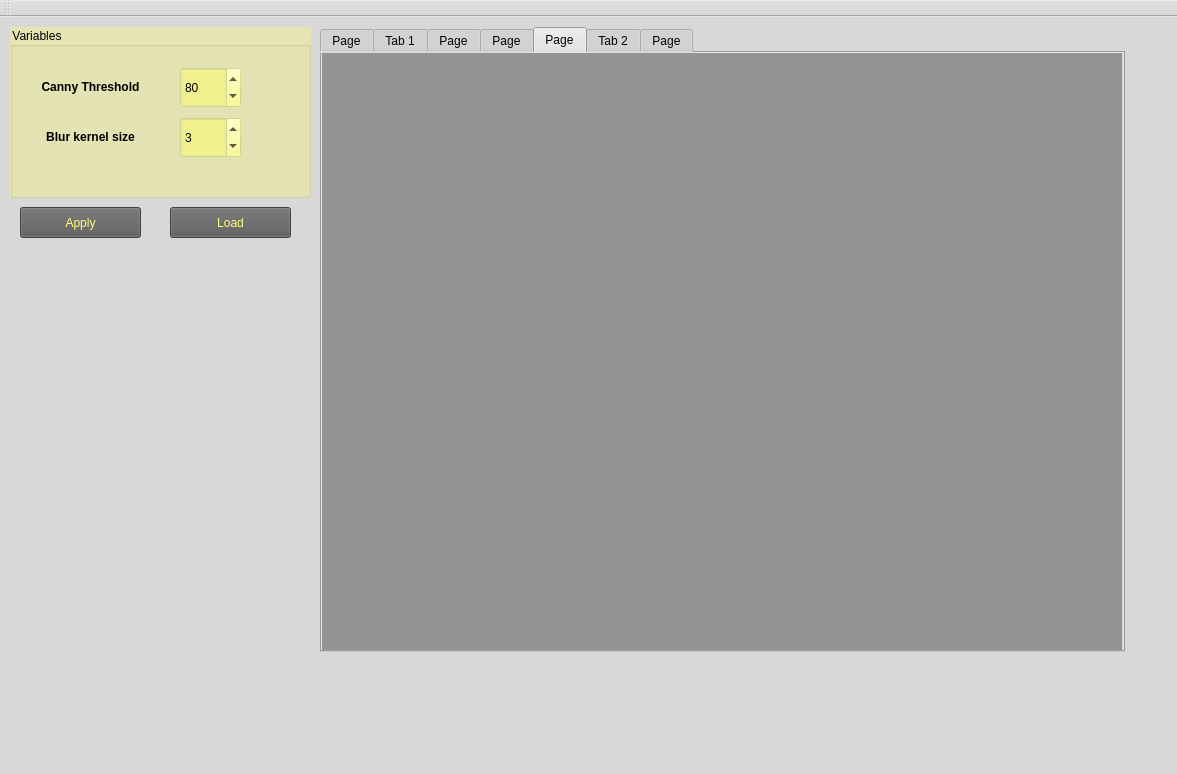
<?xml version="1.0" encoding="UTF-8"?>
<ui version="4.0">
 <class>MainWindow</class>
 <widget class="QMainWindow" name="MainWindow">
  <property name="geometry">
   <rect>
    <x>0</x>
    <y>0</y>
    <width>1177</width>
    <height>774</height>
   </rect>
  </property>
  <property name="windowTitle">
   <string>MainWindow</string>
  </property>
  <property name="styleSheet">
   <string notr="true">background-color: rgb(216, 216, 216);</string>
  </property>
  <widget class="QWidget" name="centralWidget">
   <widget class="QGroupBox" name="groupBox">
    <property name="geometry">
     <rect>
      <x>10</x>
      <y>10</y>
      <width>301</width>
      <height>171</height>
     </rect>
    </property>
    <property name="styleSheet">
     <string notr="true">font: 14pt &quot;Nirmala UI&quot;;
background-color: rgba(249, 249, 124, 100);</string>
    </property>
    <property name="title">
     <string>Variables</string>
    </property>
    <widget class="QLabel" name="label">
     <property name="geometry">
      <rect>
       <x>10</x>
       <y>40</y>
       <width>141</width>
       <height>41</height>
      </rect>
     </property>
     <property name="whatsThis">
      <string>&lt;html&gt;&lt;head/&gt;&lt;body&gt;&lt;p align=&quot;center&quot;&gt;&lt;br/&gt;&lt;/p&gt;&lt;/body&gt;&lt;/html&gt;</string>
     </property>
     <property name="styleSheet">
      <string notr="true">font: 75 11pt &quot;MS Shell Dlg 2&quot;;
background-color: rgba(255, 255, 255, 0);</string>
     </property>
     <property name="text">
      <string>&lt;html&gt;&lt;head/&gt;&lt;body&gt;&lt;p align=&quot;center&quot;&gt;&lt;span style=&quot; font-weight:600;&quot;&gt;Canny Threshold&lt;/span&gt;&lt;/p&gt;&lt;/body&gt;&lt;/html&gt;</string>
     </property>
    </widget>
    <widget class="QSpinBox" name="spinCanny">
     <property name="geometry">
      <rect>
       <x>170</x>
       <y>40</y>
       <width>61</width>
       <height>41</height>
      </rect>
     </property>
     <property name="minimum">
      <number>10</number>
     </property>
     <property name="maximum">
      <number>210</number>
     </property>
     <property name="singleStep">
      <number>10</number>
     </property>
     <property name="value">
      <number>80</number>
     </property>
    </widget>
    <widget class="QLabel" name="label_2">
     <property name="geometry">
      <rect>
       <x>10</x>
       <y>90</y>
       <width>141</width>
       <height>41</height>
      </rect>
     </property>
     <property name="whatsThis">
      <string>&lt;html&gt;&lt;head/&gt;&lt;body&gt;&lt;p align=&quot;center&quot;&gt;&lt;br/&gt;&lt;/p&gt;&lt;/body&gt;&lt;/html&gt;</string>
     </property>
     <property name="styleSheet">
      <string notr="true">font: 75 11pt &quot;MS Shell Dlg 2&quot;;
background-color: rgba(255, 255, 255, 0);</string>
     </property>
     <property name="text">
      <string>&lt;html&gt;&lt;head/&gt;&lt;body&gt;&lt;p align=&quot;center&quot;&gt;&lt;span style=&quot; font-weight:600;&quot;&gt;Blur kernel size&lt;/span&gt;&lt;/p&gt;&lt;/body&gt;&lt;/html&gt;</string>
     </property>
    </widget>
    <widget class="QSpinBox" name="spinKernel">
     <property name="geometry">
      <rect>
       <x>170</x>
       <y>90</y>
       <width>61</width>
       <height>41</height>
      </rect>
     </property>
     <property name="minimum">
      <number>1</number>
     </property>
     <property name="maximum">
      <number>5</number>
     </property>
     <property name="singleStep">
      <number>1</number>
     </property>
     <property name="value">
      <number>3</number>
     </property>
    </widget>
   </widget>
   <widget class="QPushButton" name="applyButton">
    <property name="geometry">
     <rect>
      <x>20</x>
      <y>190</y>
      <width>121</width>
      <height>31</height>
     </rect>
    </property>
    <property name="styleSheet">
     <string notr="true">background-color: rgb(91, 91, 91);
color: rgb(255, 255, 127);</string>
    </property>
    <property name="text">
     <string>Apply</string>
    </property>
   </widget>
   <widget class="QPushButton" name="loadButton">
    <property name="geometry">
     <rect>
      <x>170</x>
      <y>190</y>
      <width>121</width>
      <height>31</height>
     </rect>
    </property>
    <property name="styleSheet">
     <string notr="true">background-color: rgb(91, 91, 91);
color: rgb(255, 255, 127);</string>
    </property>
    <property name="text">
     <string>Load</string>
    </property>
   </widget>
   <widget class="QTabWidget" name="tabWidget">
    <property name="geometry">
     <rect>
      <x>320</x>
      <y>10</y>
      <width>805</width>
      <height>625</height>
     </rect>
    </property>
    <property name="currentIndex">
     <number>4</number>
    </property>
    <widget class="QWidget" name="tabImg">
     <attribute name="title">
      <string>Page</string>
     </attribute>
     <widget class="QLabel" name="labelOriginal">
      <property name="geometry">
       <rect>
        <x>0</x>
        <y>0</y>
        <width>800</width>
        <height>600</height>
       </rect>
      </property>
      <property name="styleSheet">
       <string notr="true">background-color: rgb(148, 148, 148);</string>
      </property>
      <property name="text">
       <string/>
      </property>
     </widget>
    </widget>
    <widget class="QWidget" name="tabPts">
     <attribute name="title">
      <string>Tab 1</string>
     </attribute>
     <widget class="QLabel" name="labelPoints">
      <property name="geometry">
       <rect>
        <x>0</x>
        <y>0</y>
        <width>800</width>
        <height>600</height>
       </rect>
      </property>
      <property name="styleSheet">
       <string notr="true">background-color: rgb(148, 148, 148);</string>
      </property>
      <property name="text">
       <string/>
      </property>
     </widget>
    </widget>
    <widget class="QWidget" name="tabChs">
     <attribute name="title">
      <string>Page</string>
     </attribute>
     <widget class="QLabel" name="labelChars">
      <property name="geometry">
       <rect>
        <x>0</x>
        <y>0</y>
        <width>800</width>
        <height>600</height>
       </rect>
      </property>
      <property name="styleSheet">
       <string notr="true">background-color: rgb(148, 148, 148);</string>
      </property>
      <property name="text">
       <string/>
      </property>
     </widget>
    </widget>
    <widget class="QWidget" name="tabLin">
     <attribute name="title">
      <string>Page</string>
     </attribute>
     <widget class="QLabel" name="labelLines">
      <property name="geometry">
       <rect>
        <x>0</x>
        <y>0</y>
        <width>800</width>
        <height>600</height>
       </rect>
      </property>
      <property name="styleSheet">
       <string notr="true">background-color: rgb(148, 148, 148);</string>
      </property>
      <property name="text">
       <string/>
      </property>
     </widget>
    </widget>
    <widget class="QWidget" name="tab_2">
     <attribute name="title">
      <string>Page</string>
     </attribute>
     <widget class="QLabel" name="labelSimple">
      <property name="geometry">
       <rect>
        <x>0</x>
        <y>0</y>
        <width>800</width>
        <height>600</height>
       </rect>
      </property>
      <property name="styleSheet">
       <string notr="true">background-color: rgb(148, 148, 148);</string>
      </property>
      <property name="text">
       <string/>
      </property>
     </widget>
    </widget>
    <widget class="QWidget" name="tabPol">
     <attribute name="title">
      <string>Tab 2</string>
     </attribute>
     <widget class="QLabel" name="labelPoly">
      <property name="geometry">
       <rect>
        <x>0</x>
        <y>0</y>
        <width>800</width>
        <height>600</height>
       </rect>
      </property>
      <property name="styleSheet">
       <string notr="true">background-color: rgb(148, 148, 148);</string>
      </property>
      <property name="text">
       <string/>
      </property>
     </widget>
    </widget>
    <widget class="QWidget" name="tab">
     <attribute name="title">
      <string>Page</string>
     </attribute>
     <widget class="QLabel" name="labelContour">
      <property name="geometry">
       <rect>
        <x>0</x>
        <y>0</y>
        <width>800</width>
        <height>600</height>
       </rect>
      </property>
      <property name="styleSheet">
       <string notr="true">background-color: rgb(148, 148, 148);</string>
      </property>
      <property name="text">
       <string/>
      </property>
     </widget>
    </widget>
   </widget>
  </widget>
  <widget class="QMenuBar" name="menuBar">
   <property name="geometry">
    <rect>
     <x>0</x>
     <y>0</y>
     <width>1177</width>
     <height>21</height>
    </rect>
   </property>
  </widget>
  <widget class="QToolBar" name="mainToolBar">
   <attribute name="toolBarArea">
    <enum>TopToolBarArea</enum>
   </attribute>
   <attribute name="toolBarBreak">
    <bool>false</bool>
   </attribute>
  </widget>
  <widget class="QStatusBar" name="statusBar"/>
 </widget>
 <layoutdefault spacing="6" margin="11"/>
 <resources/>
 <connections/>
</ui>
